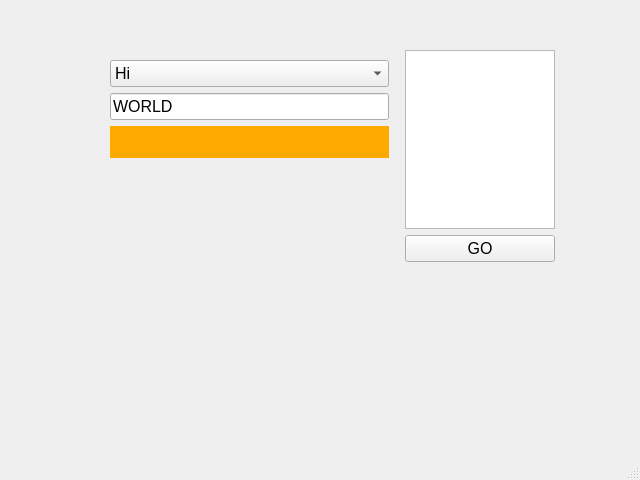
<?xml version="1.0" encoding="UTF-8"?>
<ui version="4.0">
 <class>MainWindow</class>
 <widget class="QMainWindow" name="MainWindow">
  <property name="geometry">
   <rect>
    <x>0</x>
    <y>0</y>
    <width>640</width>
    <height>480</height>
   </rect>
  </property>
  <property name="windowTitle">
   <string>MainWindow</string>
  </property>
  <widget class="QWidget" name="centralwidget">
   <widget class="QWidget" name="">
    <property name="geometry">
     <rect>
      <x>90</x>
      <y>40</y>
      <width>475</width>
      <height>232</height>
     </rect>
    </property>
    <layout class="QHBoxLayout" name="horizontalLayout" stretch="2,1">
     <property name="leftMargin">
      <number>10</number>
     </property>
     <property name="topMargin">
      <number>10</number>
     </property>
     <property name="rightMargin">
      <number>10</number>
     </property>
     <property name="bottomMargin">
      <number>10</number>
     </property>
     <item>
      <layout class="QVBoxLayout" name="verticalLayout" stretch="1,1,1,3">
       <property name="leftMargin">
        <number>10</number>
       </property>
       <property name="topMargin">
        <number>10</number>
       </property>
       <property name="rightMargin">
        <number>10</number>
       </property>
       <property name="bottomMargin">
        <number>10</number>
       </property>
       <item>
        <widget class="QComboBox" name="greeting">
         <property name="font">
          <font>
           <pointsize>12</pointsize>
          </font>
         </property>
         <item>
          <property name="text">
           <string>Hi</string>
          </property>
         </item>
         <item>
          <property name="text">
           <string>Hello</string>
          </property>
         </item>
         <item>
          <property name="text">
           <string>Goodbye</string>
          </property>
         </item>
        </widget>
       </item>
       <item>
        <widget class="QLineEdit" name="recipient">
         <property name="font">
          <font>
           <pointsize>12</pointsize>
          </font>
         </property>
         <property name="text">
          <string>WORLD</string>
         </property>
        </widget>
       </item>
       <item>
        <widget class="QLabel" name="greet_rep">
         <property name="font">
          <font>
           <pointsize>12</pointsize>
          </font>
         </property>
         <property name="styleSheet">
          <string notr="true">background-color: rgb(255, 170, 0);</string>
         </property>
         <property name="text">
          <string/>
         </property>
        </widget>
       </item>
       <item>
        <spacer name="verticalSpacer">
         <property name="orientation">
          <enum>Qt::Vertical</enum>
         </property>
         <property name="sizeHint" stdset="0">
          <size>
           <width>20</width>
           <height>40</height>
          </size>
         </property>
        </spacer>
       </item>
      </layout>
     </item>
     <item>
      <layout class="QVBoxLayout" name="verticalLayout_2">
       <item>
        <widget class="QTextEdit" name="textEdit"/>
       </item>
       <item>
        <widget class="QPushButton" name="go_button">
         <property name="font">
          <font>
           <pointsize>12</pointsize>
          </font>
         </property>
         <property name="text">
          <string>GO</string>
         </property>
        </widget>
       </item>
      </layout>
     </item>
    </layout>
   </widget>
  </widget>
  <widget class="QMenuBar" name="menubar">
   <property name="geometry">
    <rect>
     <x>0</x>
     <y>0</y>
     <width>640</width>
     <height>25</height>
    </rect>
   </property>
  </widget>
  <widget class="QStatusBar" name="statusbar"/>
 </widget>
 <resources/>
 <connections/>
</ui>
